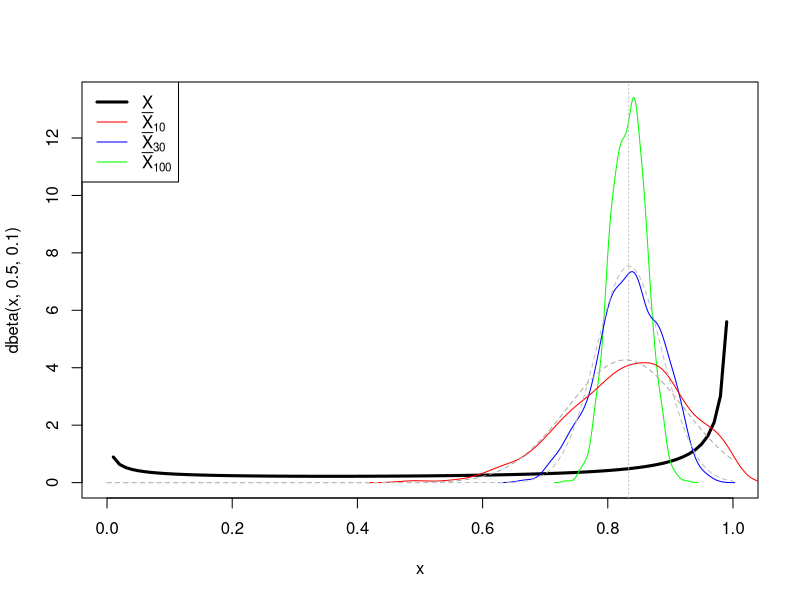

Reproduce this figure in R.
set.seed(123123)
xbar.30 = replicate(1000, mean(rbeta(30, .5, .1)))
xbar.10 = replicate(1000, mean(rbeta(10, .5, .1)))
xbar.100 = replicate(1000, mean(rbeta(100, .5, .1)))

dbar = density(xbar.100)
png("SamplingDistribution.png", 700, 700)
z = curve(dbeta(x, .5, .1), 0, 1, ylim = range(dbar$y), lwd = 3)
lines(dbar, col = "green")
lines(density(xbar.30), col = "blue")
lines(density(xbar.10), col = "red")

abline(v = .5/.6, lty = 3, col = "grey")

curve(dnorm(x, mean(xbar.10), sd(xbar.10)),  add = TRUE, lty = 2, col = "darkgrey")
curve(dnorm(x, mean(xbar.30), sd(xbar.30)),  add = TRUE, lty = 2, col = "grey")

legend("topleft",
       legend = expression(X, bar(X)[10], bar(X)[30], bar(X)[100]),
        col  = c("black", "red", "blue", "green"), lty = 1, lwd = c(3, 1, 1, 1))
dev.off()





set.seed(123123)
xbar.30 = replicate(1000, {x = rbeta(30, .5, .1); c(mean(x), quantile(x, .95))})
xbar.10 = replicate(1000, {x = rbeta(10, .5, .1); c(mean(x), quantile(x, .95))})
xbar.100 = replicate(1000, {x = rbeta(100, .5, .1); c(mean(x), quantile(x, .95))})
